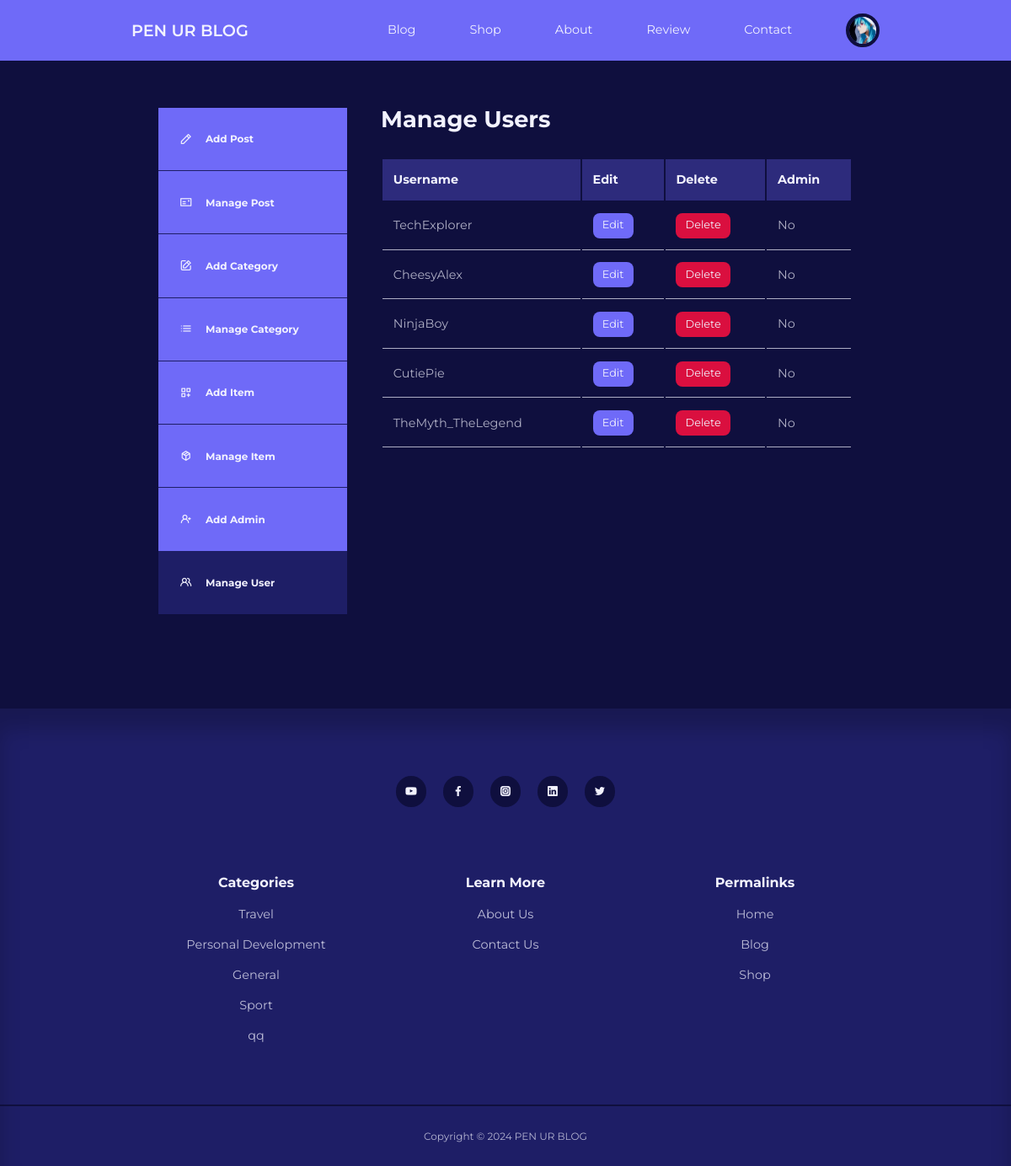
The page /blog/admin/manage-users.php (signed in) on the database its author committed.
### tables this page shows
CREATE TABLE `users` (
  `id` int(11) UNSIGNED NOT NULL,
  `username` varchar(50) NOT NULL,
  `email` varchar(100) NOT NULL,
  `password` varchar(255) NOT NULL,
  `avatar` varchar(255) NOT NULL,
  `is_admin` tinyint(1) NOT NULL,
  `bio` varchar(255) NOT NULL,
  `reset_token_hash` varchar(64) DEFAULT NULL,
  `reset_token_expires_at` datetime DEFAULT NULL
);

CREATE TABLE `categories` (
  `id` int(11) UNSIGNED NOT NULL,
  `title` varchar(50) NOT NULL,
  `description` text NOT NULL
);

### blog/admin/partials/header.php (called while the page is built, shortened)
<?php
require '../partials/header.php';

### blog/admin/manage-users.php (the view, shortened to what this page needs)
<?php
include 'partials/header.php';
$current_admin_id = $_SESSION['user-id'];
$query = "SELECT * FROM users WHERE NOT id=$current_admin_id";
$users = mysqli_query($connection, $query);
?>
<section class="dashboard">
    <div class="container dashboard__container">
        <aside>
            <ul>
                <li>
                    <a href="add-post.php"><i class="uil uil-pen"></i>
                    <h5>Add Post</h5>
                    </a>
                </li>
                <li>
                    <a href="index.php"><i class="uil uil-postcard"></i>
                    <h5>Manage Post</h5>
                    </a>
                </li>
                <li>
                    <a href="add-category.php"><i class="uil uil-edit"></i>
                    <h5>Add Category</h5>
                    </a>
                </li>
                <?php if (isset($_SESSION['user_is_admin'])) : ?>
                    <li>
                        <a href="manage-categories.php"><i class="uil uil-list-ul"></i>
                        <h5>Manage Category</h5>
                        </a>
                    </li>
                    <li>
                        <a href="add-item.php"><i class="uil uil-create-dashboard"></i>
                        <h5>Add Item</h5>
                        </a>
                    </li>
                    <li>
                        <a href="manage-item.php"><i class="uil uil-box"></i>
                        <h5>Manage Item</h5>
                        </a>
                    </li>
                    <li>
                        <a href="add-user.php"><i class="uil uil-user-plus"></i>
                        <h5>Add Admin</h5>
                        </a>
                    </li>
                    <li>
                        <a href="manage-users.php" class="active"><i class="uil uil-users-alt"></i>
                        <h5>Manage User</h5>
                        </a>
                    </li>
                <?php endif ?>
            </ul>
        </aside>
        <main>
            <h2>Manage Users</h2>
            <?php if (mysqli_num_rows($users) > 0) : ?>
                <div class="scroll_table">
                    <table>
                        <thead>
                            <tr>
                                <th>Username</th>
                                <th>Edit</th>
                                <th>Delete</th>
                                <th>Admin</th>
                            </tr>
                        </thead>
                        <tbody>
                            <?php while ($user = mysqli_fetch_assoc($users)) : ?>
                                <tr>
                                    <td><?= $user['username'] ?></td>
                                    <td><a href="<?= ROOT_URL ?>admin/edit-user.php?id=<?= $user['id'] ?>" class="btn sm">Edit</a></td>
                                    <td><a href="<?= ROOT_URL ?>admin/delete-user.php?id=<?= $user['id'] ?>" class="btn sm danger">Delete</a></td>
                                    <td><?= $user['is_admin'] ? 'Yes' : 'No' ?></td>
                                </tr>
                            <?php endwhile ?>
                        </tbody>
                    </table>
                </div>
            <?php else : ?>
                <div class="alert__message error"><?= "No users found" ?></div>
            <?php endif ?>
        </main>
    </div>
</section>
<?php
include '../partials/footer.php';
?>

### blog/partials/header.php (shortened to what this page needs)
<?php
require 'config/database.php';
if (isset($_SESSION['user-id'])) {
    $id = filter_var($_SESSION['user-id'], FILTER_SANITIZE_NUMBER_INT);
    $query = "SELECT * FROM users WHERE id=$id";
    $result = mysqli_query($connection, $query);
    $user = mysqli_fetch_assoc($result);
}
?>
<!DOCTYPE html>
<html lang="en">
<head>
    <link rel="stylesheet" href="<?= ROOT_URL ?>css/style.css">
    <link rel="stylesheet" href="https://unicons.iconscout.com/release/v4.0.0/css/line.css">
</head>
<body>
    <nav>
        <div class="container nav__container">
            <a href="<?= ROOT_URL ?>" class="nav__logo">PEN UR BLOG</a>
            <ul class="nav__items">
                <li><a href="<?= ROOT_URL ?>blog.php">Blog</a></li>
                <li><a href="<?= ROOT_URL ?>shop.php">Shop</a></li>
                <li><a href="<?= ROOT_URL ?>about.php">About</a></li>
                <li><a href="<?= ROOT_URL ?>review.php">Review</a></li>
                <li><a href="<?= ROOT_URL ?>contact.php">Contact</a></li>
                <?php if (isset($_SESSION['user-id'])) : ?>
                    <li class="nav__profile">
                        <div class="avatar">
                            <img src="<?= ROOT_URL . 'images/' . $user['avatar'] ?>">
                        </div>
                    </li>
                <?php else : ?>
                    <li><a href="<?= ROOT_URL ?>signin.php">LogIn</a></li>
                <?php endif ?>
            </ul>
        </div>
    </nav>

### blog/partials/footer.php (shortened to what this page needs)
<?php
$category_query = "SELECT * FROM categories ORDER BY RAND() LIMIT 5";
$category_result = mysqli_query($connection, $category_query);
?>
<footer>
        <div class="footer__socials">
            <a href="https://youtube.com/egatortutorials" target="_blank"><i class="uil uil-youtube"></i></a>
            <a href="https://facebook.com" target="_blank"><i class="uil uil-facebook-f"></i></a>
            <a href="https://instagram.com" target="_blank"><i class="uil uil-instagram-alt"></i></a>
            <a href="https://linkedin.com" target="_blank"><i class="uil uil-linkedin"></i></a>
            <a href="https://twitter.com" target="_blank"><i class="uil uil-twitter"></i></a>
        </div>
        <div class="container footer__container">
            <article>
                <h4>Categories</h4>
                <ul>
                    <?php while ($category = mysqli_fetch_assoc($category_result)): ?>
                        <li><a href="<?= ROOT_URL ?>category-posts.php?id=<?= $category['id'] ?>"><?= $category['title']     ?></a></li>
                    <?php endwhile ?>
                </ul>
            </article>
            <article>
                <h4>Learn More</h4>
                <ul>
                    <li><a href="about.php">About Us</a></li>
                    <li><a href="contact.php">Contact Us</a></li>
                </ul>
            </article>
            <article>
                <h4>Permalinks</h4>
                <ul>
                    <li><a href="index.php">Home</a></li>
                    <li><a href="blog.php">Blog</a></li>
                    <li><a href="shop.php">Shop</a></li>
                </ul>
            </article>
        </div>
        <div class="footer__copyright">
            <small>Copyright &copy; 2024 PEN UR BLOG</small>
        </div>
    </footer>
</body>
</html>

### blog/css/style.css (style rules this page uses)
:root { --color-primary: #6f6af8; --color-primary-light: hsl(242, 91%, 69%, 18%); --color-primary-variant: #5854c7; --color-red: #da0f3f; --color-red-light: hsl(346, 87%, 46%, 15%); --color-green: #00c476; --color-green-light: hsl(156, 100%, 38%, 15%); --color-gray-900: #1e1e66; --color-gray-700: #2d2b7c; --color-gray-300: rgba(242, 242, 254, 0.3); --color-gray-200: rgba(242, 242, 254, 0.7); --color-white: #f2f2fe; --color-bg: #0f0f3e; --transition: all 300ms ease; --container-width-lg: 74%; --container-width-md: 88%; --form-width: 40%; --card-border-radius-1: 0.3rem; --card-border-radius-2: 0.5rem; --card-border-radius-3: 0.8rem; --card-border-radius-4: 2rem; --card-border-radius-5: 5rem; }
* { margin: 0; padding: 0; outline: 0; border: 0; appearance: 0; list-style: none; text-decoration: none; box-sizing: border-box; }
body { font-family: 'Montserrat', sans-serif; line-height: 1.6; color: var(--color-gray-200); overflow-x: hidden; background: var(--color-bg); font-size: 0.9em; }
.container { width: var(--container-width-lg); max-width: 1800px; margin-inline: auto; }
section { margin-top: 3rem; width: 100vw; }
h1, h2, h3, h4, h5 { color: var(--color-white); line-height: 1.3; }
h2 { font-size: 1.7rem; margin: 1rem 0; }
h4 { font-size: 1rem; }
a { color: var(--color-white); transition: var(--transition); }
img { display: block; width: 100%; object-fit: cover; }
nav { background: var(--color-primary); width: 100vw; height: 4.5rem; position: fixed; top: 0; z-index: 10; box-shadow: 0 1rem 1rem rgba(0, 0, 0, 0, 2); }
.nav__container { height: 100%; display: flex; align-items: center; justify-content: space-between; }
.avatar { width: 2.5rem; height: 2.5rem; border-radius: 50%; overflow: hidden; border: 0.3rem solid var(--color-bg); }
.nav__logo { font-weight: 600; font-size: 1.2rem; }
.nav__items { display: flex; align-items: center; gap: 4rem; }
.nav__profile { position: relative; cursor: pointer; }
footer { background: var(--color-gray-900); padding: 5rem 0 0; box-shadow: inset 0 1.5rem 1.5rem rgba(0, 0, 0, 0.2); }
.footer__socials { margin-inline: auto; width: fit-content; margin-bottom: 5rem; display: flex; justify-content: space-between; align-items: center; gap: 1.2rem; }
.footer__socials a { background: var(--color-bg); border-radius: 50%; width: 2.3rem; height: 2.3rem; display: flex; align-items: center; justify-content: center; }
.footer__container { display: grid; grid-template-columns: repeat(3, 1fr); text-align: center; }
footer h4 { color: var(--color-white); margin-bottom: 0.6rem; }
footer ul li { padding: 0.4rem 0; }
footer ul a { opacity: 0.75; }
.footer__copyright { text-align: center; padding: 1.5rem 0; border-top: 2px solid var(--color-bg); margin-top: 4rem; }
.btn { display: inline-block; width: fit-content; padding: 0.6rem 1.2rem; background-color: var(--color-primary); border-radius: var(--card-border-radius-2); cursor: pointer; transition: var(--transition); color: var(--color-white); }
.btn.sm { padding: 0.3rem 0.7rem; font-size: 0.8rem; }
.btn.danger { background: var(--color-red); }
.dashboard { margin-top: 6rem; }
.dashboard__container { display: grid; grid-template-columns: 14rem auto; gap: 1rem; background-color: #0f0f3e; padding: 2rem; margin-bottom: 5rem; }
.dashboard aside a { background-color: var(--color-primary); display: flex; gap: 1rem; align-items: center; padding: 1.6rem; }
.dashboard aside ul li:not(:last-child) a { border-bottom: 1px solid var(--color-gray-900); }
.dashboard aside a.active { background-color: var(--color-gray-900); }
.dashboard main { margin-left: 1.5rem; }
.dashboard main h2 { margin: 0 0 2rem 0; line-height: 1; }
.dashboard main table { width: 100%; text-align: left; }
.dashboard main table th { background: var(--color-gray-700); padding: 0.8rem; color: var(--color-white); }
.dashboard main table td { padding: 0.8rem; border-bottom: 1px solid var(--color-gray-200); }
.scroll_table { overflow-y: auto; height: 500px; }
table th { position: sticky; top: 0; }

### rows shown on the page
users: avatar (picture)
users: username "TechExplorer", is_admin "No"
users: username "CheesyAlex", is_admin "No"
users: username "NinjaBoy", is_admin "No"
users: username "CutiePie", is_admin "No"
users: username "TheMyth_TheLegend", is_admin "No"
categories: title "Travel"
categories: title "Personal Development"
categories: title "General"
categories: title "Sport"
categories: title "qq"
